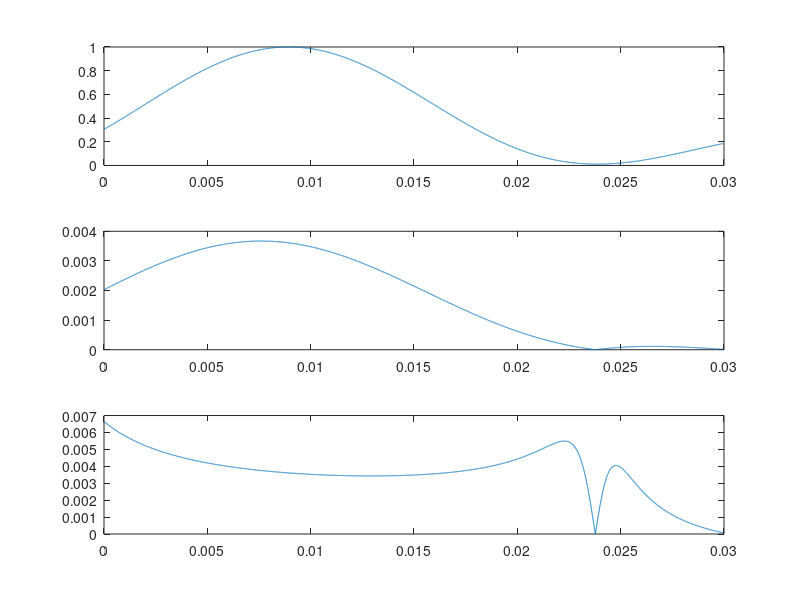

This chart was generated by the following MATLAB code:
clc;clear all;
f=fopen('Flux.txt');
l=fgetl(f);
i=1;
while ischar(l)
    %%disp(l);
    text{i}=l;
    data{i}=sscanf(text{i},'%f , %f , %f');
    A1(i)=data{i}(1);
    A2(i)=data{i}(2);
    A3(i)=data{i}(3);
    l=fgetl(f);
    i=i+1;
end

hold on;
mn=1;
mx=10000;
subplot(3,1,1)
A=abs(A2)/max(abs(A2));%Flux_in
B=abs(A3)/max(abs(A2));%Flux_out
plot(A1(mn:mx),A(mn:mx));
subplot(3,1,2)
plot(A1(mn:mx),B(mn:mx));
subplot(3,1,3)
C=B./A;
for i=1:length(C)
    if (C(i)>10)
        C(i)=0;
    end
end
%plot(A1,C);
plot(A1(mn:mx),C(mn:mx));
